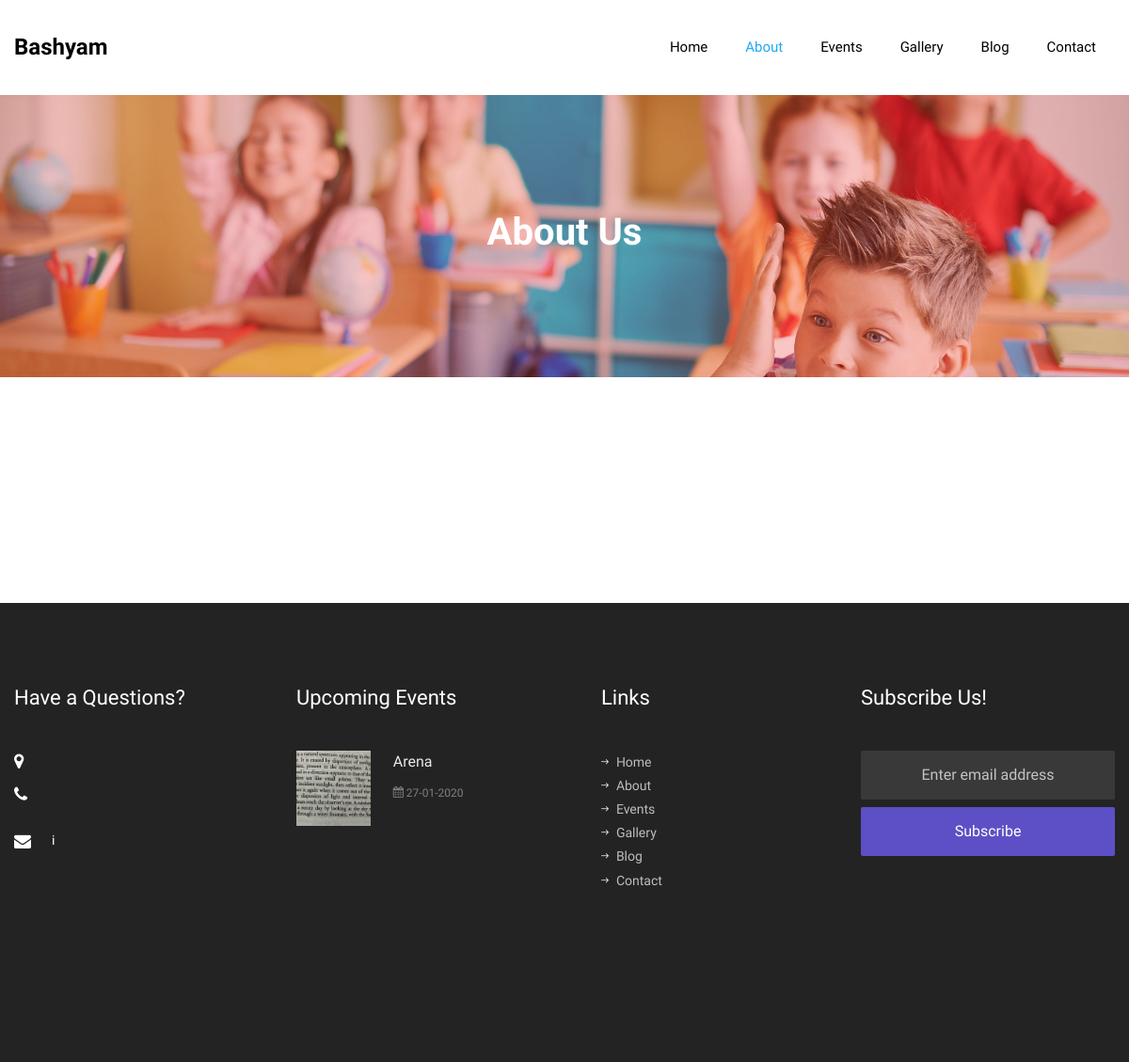
Before: /about with the older database file.
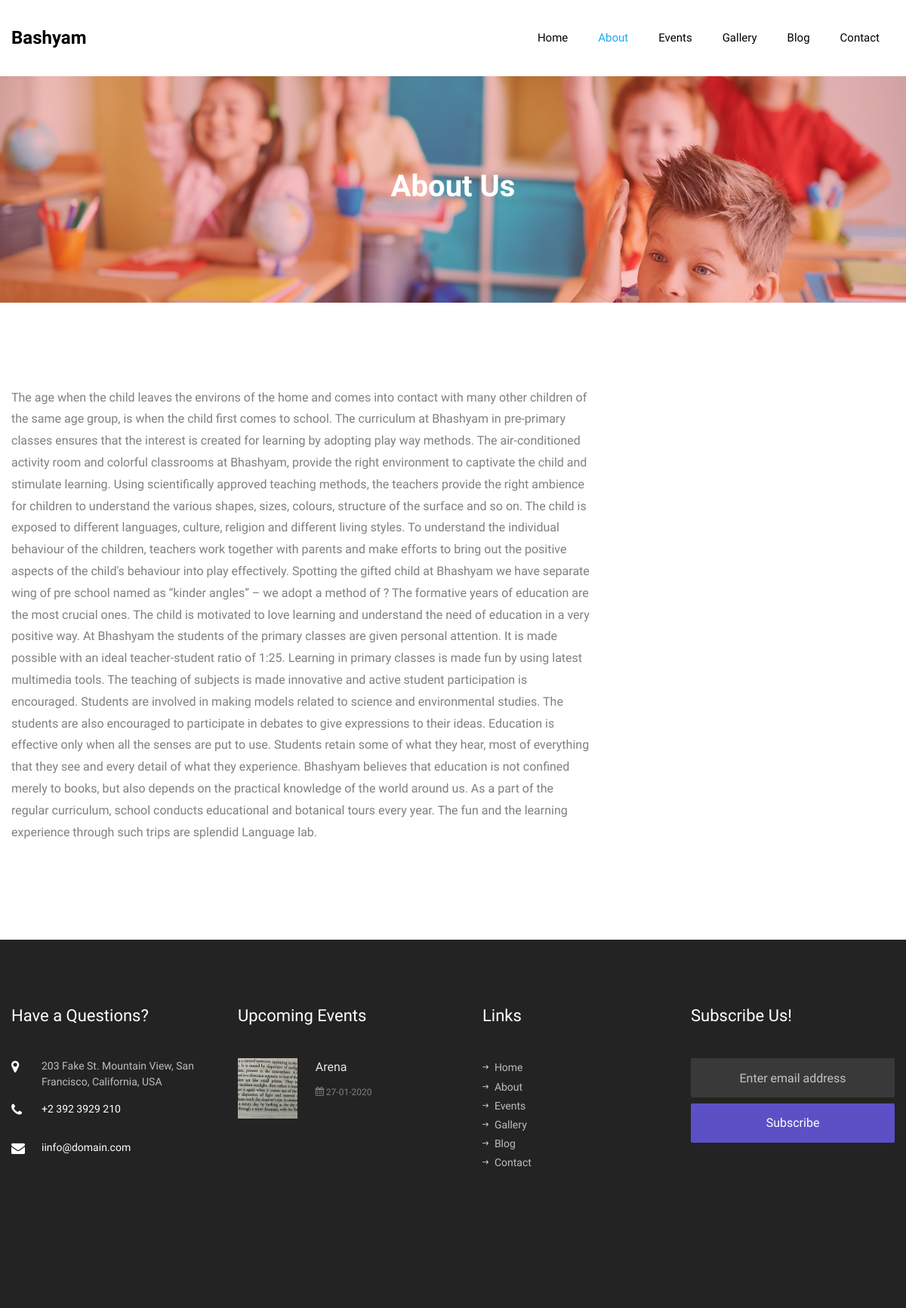
After: the same page with the newer database file.
### school/models.py (models this page shows)
class about_us(models.Model):
    details=models.TextField()

class contact_us(models.Model):
    address=models.TextField(max_length=100000)
    mobile_number=models.CharField(max_length=264)
    email=models.CharField(max_length=264)

### school/views.py (the view)
# urls.py: path('about',views.about),
def about(request):
    obj=events.objects.filter(date__gte=datetime.datetime.now()).order_by('date')
    eves=[]
    ct=0
    for i in obj:
        a=[]
        a.append(i.name)
        x=str(i.date)
        x=x.split('-')
        x=x[2]+'-'+x[1]+'-'+x[0]
        a.append(x)
        img="/media/"+str(i.image)
        a.append(img)
        x=i.name
        x=x.replace(' ','_')
        x="/events/"+x
        a.append(x)
        eves.append(a)
        ct+=1
        if ct==2:
            break
    con=[]
    obj=contact_us.objects.all()
    ctt=0
    for i in obj:
        con.append(i.address)
        con.append(i.mobile_number)
        con.append(i.email)
        break
    about=about_us.objects.all()
    data=''
    for i in about:
        data=i.details
        break
    return render(request,"about.html",context={'no_of_events':ct,'events':eves,'contact':con,'data':data})

### Templates/about.html (shortened to what the changed rows need)
{% load static %}
<!DOCTYPE html>
<html lang="en">
  <head>
    <link rel="stylesheet" href="{% static 'css/open-iconic-bootstrap.min.css' %}">
    <link rel="stylesheet" href="{% static 'css/animate.css' %}">
    <link rel="stylesheet" href="{% static 'css/owl.carousel.min.css' %}">
    <link rel="stylesheet" href="{% static 'css/owl.theme.default.min.css' %}">
    <link rel="stylesheet" href="{% static 'css/magnific-popup.css' %}">
    <link rel="stylesheet" href="{% static 'css/aos.css' %}">
    <link rel="stylesheet" href="{% static 'css/ionicons.min.css' %}">
    <link rel="stylesheet" href="{% static 'css/flaticon.css' %}">
    <link rel="stylesheet" href="{% static 'css/icomoon.css' %}">
    <link rel="stylesheet" href="{% static 'css/style.css' %}">
  </head>
  <body>
    <section class="hero-wrap hero-wrap-2" style="background-image: url({% static 'images/bg_2.jpg' %});">
      <div class="container">
        <div class="row no-gutters slider-text align-items-center justify-content-center">
          <div class="col-md-9 ftco-animate text-center">
            <h1 class="mb-2 bread">About Us</h1>
          </div>
        </div>
      </div>
    </section>
		<section class="ftco-section">
			<div class="container">
				<div class="row">
          <div class="col-lg-8 ftco-animate">
            <p>{{data}}</p>
            </div></div></div>
		</section>
        <footer class="ftco-footer ftco-bg-dark ftco-section">
            <div class="container">
              <div class="row mb-5">
                <div class="col-md-6 col-lg-3">
                  <div class="ftco-footer-widget mb-5">
                      <h2 class="ftco-heading-2">Have a Questions?</h2>
                      <div class="block-23 mb-3">
                        <ul>
                          <li><span class="icon icon-map-marker"></span><span class="text">{{contact.0}}</span></li>
                          <li><a href="#"><span class="icon icon-phone"></span><span class="text">{{contact.1}}</span></a></li>
                          <li><a href="#"><span class="icon icon-envelope"></span><span class="text">i{{contact.2}}</span></a></li>
                        </ul>
                      </div>
                  </div>
                </div>
                <div class="col-md-6 col-lg-3">
                  <div class="ftco-footer-widget mb-5">
                    <h2 class="ftco-heading-2">Upcoming Events</h2>
                  </div>
                </div>
                <div class="col-md-6 col-lg-3">
                  <div class="ftco-footer-widget mb-5 ml-md-4">
                    <h2 class="ftco-heading-2">Links</h2>
                  </div>
                </div>
                <div class="col-md-6 col-lg-3">
                  <div class="ftco-footer-widget mb-5">
                      <h2 class="ftco-heading-2">Subscribe Us!</h2>
                  </div>
                </div>
              </div>
            </div>
          </footer>
  </body>
</html>

Changed rows visible on the page:
added about_us: details "The age when the child leaves the environs of the home and comes into contact with many other children of the same age group, is when the child first comes to school. The curriculum at Bhashyam in pre-primary classes ensures that the interest is created for learning by adopting play way methods. The air-conditioned activity room and colorful classrooms at Bhashyam, provide the right environment to captivate the child and stimulate learning. Using scientifically approved teaching methods, the teachers provide the right ambience for children to understand the various shapes, sizes, colours, structure of the surface and so on. The child is exposed to different languages, culture, religion and…"
added contact_us: address "203 Fake St. Mountain View, San Francisco, California, USA", mobile_number "+2 392 3929 210", email "info@domain.com"
